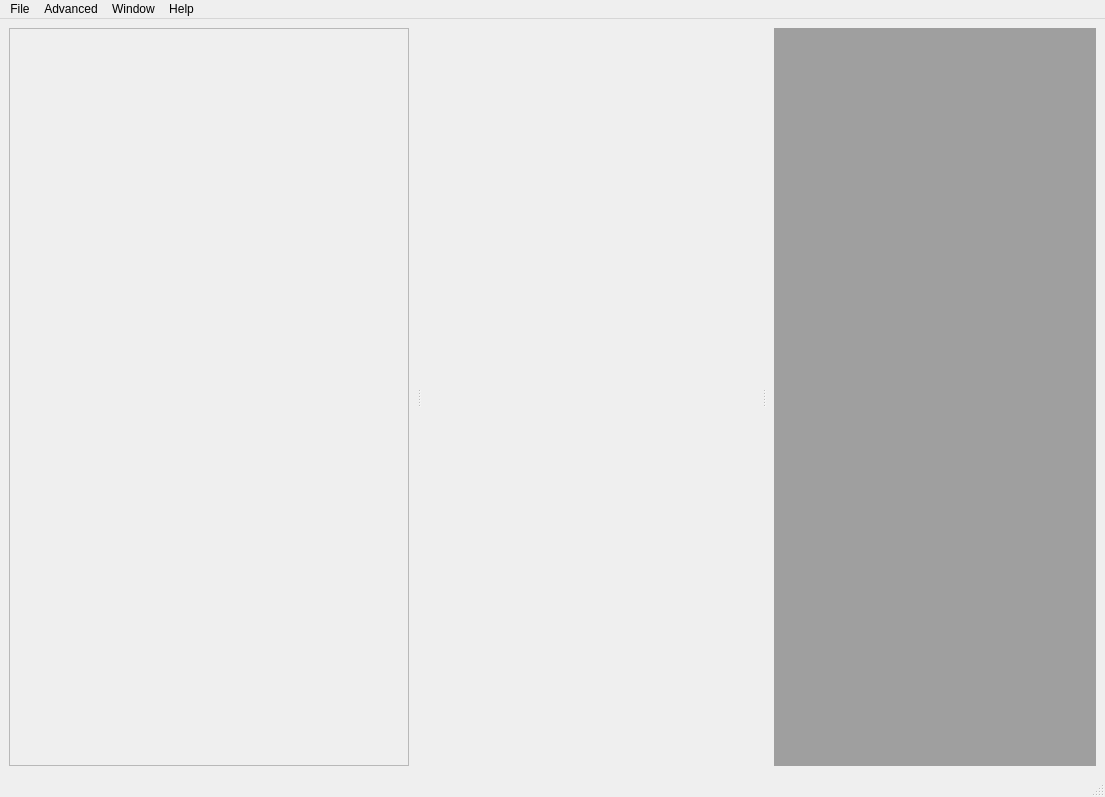
<?xml version="1.0" encoding="UTF-8"?>
<ui version="4.0">
 <class>MainWindow</class>
 <widget class="QMainWindow" name="MainWindow">
  <property name="geometry">
   <rect>
    <x>0</x>
    <y>0</y>
    <width>1105</width>
    <height>797</height>
   </rect>
  </property>
  <property name="windowTitle">
   <string>ScopeFoundry</string>
  </property>
  <property name="windowIcon">
   <iconset>
    <normaloff>scopefoundry_logo2_1024.png</normaloff>scopefoundry_logo2_1024.png</iconset>
  </property>
  <property name="unifiedTitleAndToolBarOnMac">
   <bool>false</bool>
  </property>
  <widget class="QWidget" name="centralwidget">
   <layout class="QGridLayout" name="gridLayout_2">
    <item row="0" column="0">
     <widget class="QSplitter" name="col_splitter">
      <property name="orientation">
       <enum>Qt::Horizontal</enum>
      </property>
      <property name="handleWidth">
       <number>20</number>
      </property>
      <property name="childrenCollapsible">
       <bool>true</bool>
      </property>
      <widget class="QScrollArea" name="quickaccess_scrollArea">
       <property name="minimumSize">
        <size>
         <width>400</width>
         <height>0</height>
        </size>
       </property>
       <property name="widgetResizable">
        <bool>true</bool>
       </property>
       <widget class="QWidget" name="quickaccess_scrollAreaWidgetContents">
        <property name="geometry">
         <rect>
          <x>0</x>
          <y>0</y>
          <width>398</width>
          <height>744</height>
         </rect>
        </property>
        <layout class="QVBoxLayout" name="quickaccess_layout"/>
       </widget>
      </widget>
      <widget class="QWidget" name="lq_trees_widget" native="true">
       <property name="minimumSize">
        <size>
         <width>325</width>
         <height>0</height>
        </size>
       </property>
       <layout class="QVBoxLayout" name="tree_layout"/>
      </widget>
      <widget class="QMdiArea" name="mdiArea">
       <property name="viewMode">
        <enum>QMdiArea::TabbedView</enum>
       </property>
       <property name="documentMode">
        <bool>false</bool>
       </property>
       <property name="tabsMovable">
        <bool>true</bool>
       </property>
      </widget>
     </widget>
    </item>
   </layout>
  </widget>
  <widget class="QMenuBar" name="menubar">
   <property name="geometry">
    <rect>
     <x>0</x>
     <y>0</y>
     <width>1105</width>
     <height>17</height>
    </rect>
   </property>
   <property name="nativeMenuBar">
    <bool>false</bool>
   </property>
   <widget class="QMenu" name="menuFile">
    <property name="title">
     <string>File</string>
    </property>
    <addaction name="action_set_data_dir"/>
    <addaction name="separator"/>
    <addaction name="action_load_ini"/>
    <addaction name="action_auto_save_ini"/>
    <addaction name="action_save_ini"/>
    <addaction name="action_load_last"/>
   </widget>
   <widget class="QMenu" name="menuAdvanced">
    <property name="title">
     <string>Advanced</string>
    </property>
    <addaction name="action_console"/>
    <addaction name="action_log_viewer"/>
    <addaction name="separator"/>
    <addaction name="action_show_settings"/>
    <addaction name="action_inspect_file"/>
    <addaction name="action_analyze_with_ipynb"/>
   </widget>
   <widget class="QMenu" name="menuHelp">
    <property name="title">
     <string>Help</string>
    </property>
    <addaction name="action_docs"/>
    <addaction name="separator"/>
    <addaction name="action_about"/>
   </widget>
   <widget class="QMenu" name="menuWindow">
    <property name="title">
     <string>Window</string>
    </property>
    <addaction name="action_save_window_positions"/>
    <addaction name="action_load_window_positions"/>
    <addaction name="separator"/>
    <addaction name="window_action"/>
    <addaction name="tab_action"/>
    <addaction name="cascade_action"/>
    <addaction name="tile_action"/>
    <addaction name="separator"/>
    <addaction name="action_load_all_measure_uis"/>
   </widget>
   <addaction name="menuFile"/>
   <addaction name="menuAdvanced"/>
   <addaction name="menuWindow"/>
   <addaction name="menuHelp"/>
  </widget>
  <widget class="QStatusBar" name="statusbar"/>
  <action name="action_tab_mode">
   <property name="checkable">
    <bool>true</bool>
   </property>
   <property name="checked">
    <bool>true</bool>
   </property>
   <property name="text">
    <string>Tab Mode</string>
   </property>
   <property name="shortcut">
    <string>Alt+T</string>
   </property>
  </action>
  <action name="action_set_data_dir">
   <property name="enabled">
    <bool>true</bool>
   </property>
   <property name="text">
    <string>Set Data Save Directory ...</string>
   </property>
   <property name="shortcut">
    <string>Ctrl+D</string>
   </property>
  </action>
  <action name="action_load_ini">
   <property name="text">
    <string>&amp;Load Settings ...</string>
   </property>
   <property name="shortcut">
    <string>Ctrl+O</string>
   </property>
  </action>
  <action name="action_save_ini">
   <property name="text">
    <string>&amp;Save Settings As ...</string>
   </property>
   <property name="shortcut">
    <string>Ctrl+Shift+S</string>
   </property>
  </action>
  <action name="action_about">
   <property name="text">
    <string>&amp;About</string>
   </property>
  </action>
  <action name="action_console">
   <property name="text">
    <string>&amp;Console </string>
   </property>
   <property name="shortcut">
    <string>Alt+C</string>
   </property>
  </action>
  <action name="action_docs">
   <property name="text">
    <string>ScopeFoundry Docs</string>
   </property>
   <property name="shortcut">
    <string>Alt+F</string>
   </property>
  </action>
  <action name="action_log_viewer">
   <property name="enabled">
    <bool>true</bool>
   </property>
   <property name="text">
    <string>Log Viewer</string>
   </property>
   <property name="shortcut">
    <string>Alt+L</string>
   </property>
  </action>
  <action name="action_subwindow_mode">
   <property name="checkable">
    <bool>true</bool>
   </property>
   <property name="text">
    <string>Subwindow Mode</string>
   </property>
  </action>
  <action name="window_action">
   <property name="checkable">
    <bool>true</bool>
   </property>
   <property name="enabled">
    <bool>true</bool>
   </property>
   <property name="text">
    <string>Sub&amp;window Mode</string>
   </property>
   <property name="shortcut">
    <string>Alt+W</string>
   </property>
  </action>
  <action name="tab_action">
   <property name="checkable">
    <bool>true</bool>
   </property>
   <property name="text">
    <string>&amp;Tab Mode</string>
   </property>
   <property name="shortcut">
    <string>Alt+T</string>
   </property>
  </action>
  <action name="cascade_action">
   <property name="text">
    <string>Cascade</string>
   </property>
  </action>
  <action name="tile_action">
   <property name="text">
    <string>Tile</string>
   </property>
  </action>
  <action name="action_auto_save_ini">
   <property name="text">
    <string>Save Settings</string>
   </property>
   <property name="shortcut">
    <string>Ctrl+S</string>
   </property>
  </action>
  <action name="action_save_window_positions">
   <property name="text">
    <string>Save Window Positions ...</string>
   </property>
  </action>
  <action name="action_load_window_positions">
   <property name="text">
    <string>Load Window Positions ...</string>
   </property>
  </action>
  <action name="action_load_last">
   <property name="text">
    <string>Load last Settings</string>
   </property>
  </action>
  <action name="action_load_all_measure_uis">
   <property name="text">
    <string>load</string>
   </property>
  </action>
  <action name="action_show_settings">
   <property name="text">
    <string>Settings</string>
   </property>
  </action>
  <action name="action_inspect_file">
   <property name="text">
    <string>Inspect file</string>
   </property>
  </action>
  <action name="action_analyze_with_ipynb">
   <property name="text">
    <string>analyze with ipynb</string>
   </property>
  </action>
 </widget>
 <resources/>
 <connections/>
</ui>
